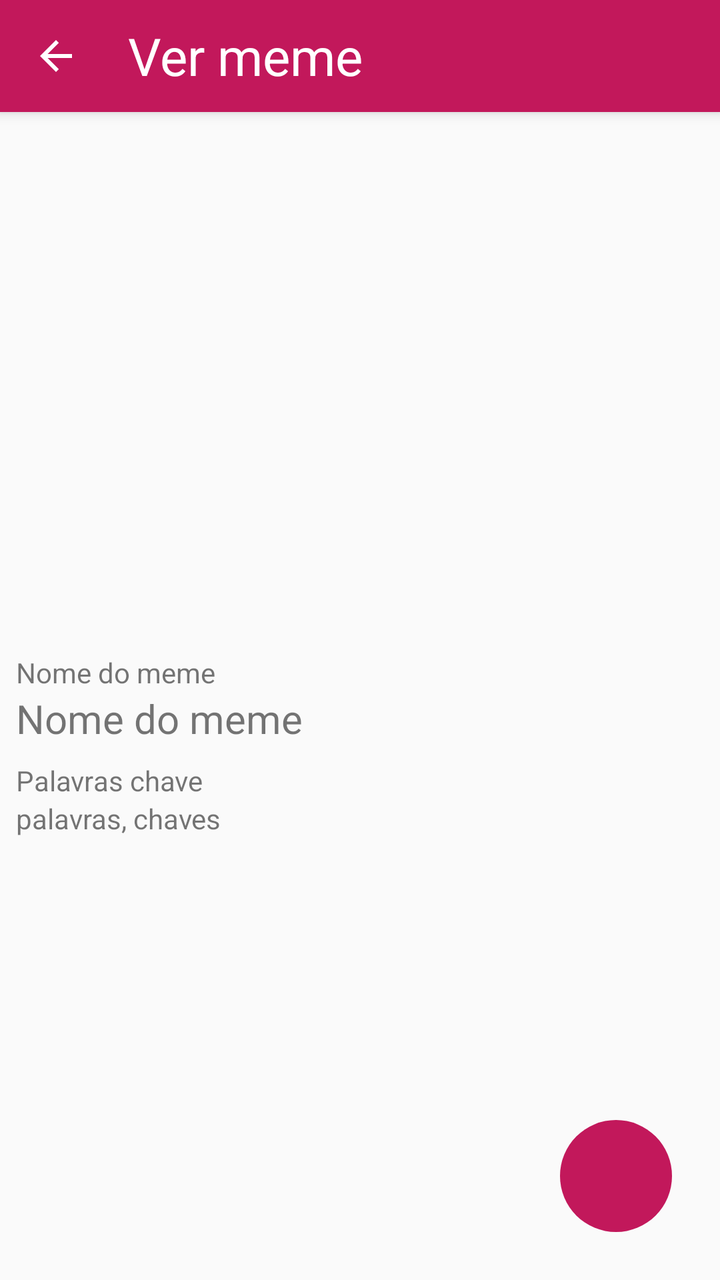
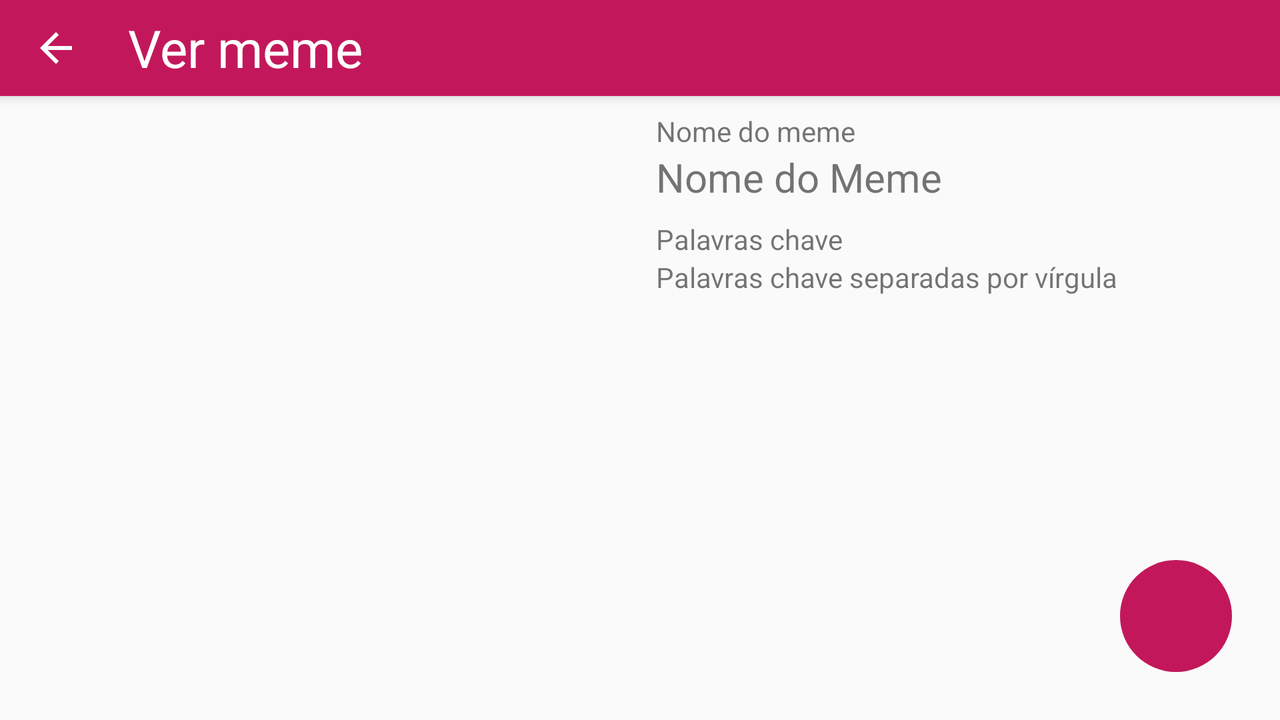

An Android layout and its configuration variant, each rendered on a device that would load it. The default file and the variant file are quoted in full after the pictures.
<!-- AndroidManifest.xml: application theme AppTheme -->
<!-- res/layout/activity_details.xml -->
<?xml version="1.0" encoding="utf-8"?>
<android.support.design.widget.CoordinatorLayout xmlns:android="http://schemas.android.com/apk/res/android"
    xmlns:app="http://schemas.android.com/apk/res-auto"
    xmlns:tools="http://schemas.android.com/tools"
    android:layout_width="match_parent"
    android:layout_height="match_parent"
    tools:context=".ui.EditActivity">

    <android.support.design.widget.AppBarLayout
        android:layout_width="match_parent"
        android:layout_height="wrap_content"
        android:animateLayoutChanges="true"
        android:elevation="@dimen/menu_elevation"
        android:fitsSystemWindows="true">

        <android.support.v7.widget.Toolbar
            android:id="@+id/search_toolbar"
            android:layout_width="match_parent"
            android:layout_height="?actionBarSize"
            android:background="@color/colorSharePrimary"
            android:visibility="visible">

            <android.support.constraint.ConstraintLayout
                android:layout_width="match_parent"
                android:layout_height="match_parent">

                <ImageView
                    android:id="@+id/menu_back"
                    android:layout_width="wrap_content"
                    android:layout_height="match_parent"
                    android:contentDescription="@string/back"
                    android:src="@drawable/ic_arrow_24dp"
                    app:layout_constraintStart_toStartOf="parent" />

                <TextView
                    android:layout_width="wrap_content"
                    android:layout_height="match_parent"
                    android:layout_marginStart="@dimen/menu_margin"
                    android:gravity="center_vertical"
                    android:text="@string/see_meme"
                    android:textColor="@android:color/white"
                    android:textSize="26sp"
                    app:layout_constraintStart_toEndOf="@+id/menu_back" />


                <ImageView
                    android:id="@+id/button_edit"
                    android:layout_width="wrap_content"
                    android:layout_height="match_parent"
                    android:layout_marginEnd="@dimen/menu_margin_end"
                    android:contentDescription="@string/edit"
                    android:src="@drawable/ic_edit"
                    app:layout_constraintEnd_toEndOf="parent" />


            </android.support.constraint.ConstraintLayout>

        </android.support.v7.widget.Toolbar>

    </android.support.design.widget.AppBarLayout>


        <android.support.constraint.ConstraintLayout
            android:layout_width="match_parent"
            android:layout_height="match_parent"
            app:layout_behavior="@string/appbar_scrolling_view_behavior">


            <ImageView
                android:id="@+id/image_meme"
                android:layout_width="match_parent"
                android:layout_height="0dp"
                android:layout_marginStart="@dimen/normal_pad"
                android:layout_marginTop="@dimen/normal_pad"
                android:layout_marginEnd="@dimen/normal_pad"
                android:layout_marginBottom="@dimen/normal_pad"
                android:contentDescription="@string/meme_image"
                android:scaleType="fitCenter"
                app:layout_constraintBottom_toTopOf="@+id/guideline3"
                app:layout_constraintEnd_toEndOf="parent"
                app:layout_constraintHorizontal_bias="0.0"
                app:layout_constraintStart_toStartOf="parent"
                app:layout_constraintTop_toTopOf="parent"
                app:layout_constraintVertical_bias="0.0" />


            <TextView
                android:id="@+id/textView_name"
                android:layout_width="match_parent"
                android:layout_height="wrap_content"
                android:layout_marginStart="8dp"
                android:layout_marginEnd="8dp"
                android:maxLines="1"
                android:textSize="@dimen/meme_name_font_size"
                app:layout_constraintEnd_toEndOf="parent"
                app:layout_constraintHorizontal_bias="1.0"
                app:layout_constraintStart_toStartOf="parent"
                app:layout_constraintTop_toBottomOf="@+id/textView3"
                tools:text="Nome do meme" />

            <TextView
                android:id="@+id/textView_tags"
                android:layout_width="0dp"
                android:layout_height="wrap_content"
                android:maxLines="3"
                app:layout_constraintEnd_toEndOf="@+id/textView_name"
                app:layout_constraintHorizontal_bias="1.0"
                app:layout_constraintStart_toStartOf="@+id/textView_name"
                app:layout_constraintTop_toBottomOf="@+id/textView4"
                tools:text="palavras, chaves" />

            <android.support.v7.widget.RecyclerView
                android:id="@+id/recyclerView_groups"
                android:layout_width="match_parent"
                android:layout_height="wrap_content"
                android:layout_margin="@dimen/normal_pad"
                android:layout_marginTop="@dimen/normal_pad"
                android:layout_marginEnd="@dimen/normal_pad"
                android:layout_marginBottom="@dimen/normal_pad"
                android:foregroundGravity="top"
                app:layout_constraintBottom_toBottomOf="parent"
                app:layout_constraintEnd_toEndOf="@+id/textView_tags"
                app:layout_constraintHorizontal_bias="0.0"
                app:layout_constraintStart_toStartOf="@+id/textView_tags"
                app:layout_constraintTop_toBottomOf="@+id/textView_tags"
                app:layout_constraintVertical_bias="0.0" />

            <android.support.constraint.Guideline
                android:id="@+id/guideline3"
                android:layout_width="wrap_content"
                android:layout_height="wrap_content"
                android:orientation="horizontal"
                app:layout_constraintGuide_percent=".45" />

            <ImageButton
                android:id="@+id/button_share"
                android:layout_width="@dimen/fab_size"
                android:layout_height="@dimen/fab_size"
                android:layout_marginEnd="@dimen/fab_margin"
                android:layout_marginBottom="@dimen/fab_margin"
                android:background="@drawable/button_share"
                android:contentDescription="@string/share"
                android:src="@drawable/ic_share"
                app:layout_constraintBottom_toBottomOf="parent"
                app:layout_constraintEnd_toEndOf="parent" />

            <TextView
                android:id="@+id/textView3"
                android:layout_width="0dp"
                android:layout_height="wrap_content"
                android:layout_marginStart="8dp"
                android:layout_marginTop="8dp"
                android:layout_marginEnd="8dp"
                android:text="@string/meme_name"
                app:layout_constraintEnd_toEndOf="parent"
                app:layout_constraintStart_toStartOf="parent"
                app:layout_constraintTop_toTopOf="@+id/guideline3" />

            <TextView
                android:id="@+id/textView4"
                android:layout_width="0dp"
                android:layout_height="wrap_content"
                android:layout_marginTop="8dp"
                android:text="@string/tags_labrl"
                app:layout_constraintEnd_toEndOf="@+id/textView_name"
                app:layout_constraintStart_toStartOf="@+id/textView_name"
                app:layout_constraintTop_toBottomOf="@+id/textView_name" />

        </android.support.constraint.ConstraintLayout>

</android.support.design.widget.CoordinatorLayout>
<!-- resources referenced by this layout -->
<resources>
  <color name="colorSharePrimary">#c2185b</color>
  <dimen name="fab_margin">24dp</dimen>
  <dimen name="fab_size">56dp</dimen>
  <dimen name="meme_name_font_size">20sp</dimen>
  <dimen name="menu_elevation">4dp</dimen>
  <dimen name="menu_margin">24dp</dimen>
  <dimen name="menu_margin_end">16dp</dimen>
  <dimen name="normal_pad">8dp</dimen>
  <!-- drawable button_share (drawable) -->
  <?xml version="1.0" encoding="utf-8"?>
  <selector xmlns:android="http://schemas.android.com/apk/res/android">
      <item android:state_pressed="true">
          <shape
              android:shape="oval">
              <solid android:color="@color/colorShareDark" />
          </shape>
      </item>
      <item>
          <shape
              android:shape="oval">
              <solid android:color="@color/colorSharePrimary" />
          </shape>
      </item>
  </selector>
  <!-- drawable ic_arrow_24dp (drawable) -->
  <vector android:height="24dp" android:tint="#FFFFFF"
      android:viewportHeight="24.0" android:viewportWidth="24.0"
      android:width="24dp" xmlns:android="http://schemas.android.com/apk/res/android">
      <path android:fillColor="@color/icon" android:pathData="M20,11H7.83l5.59,-5.59L12,4l-8,8 8,8 1.41,-1.41L7.83,13H20v-2z"/>
  </vector>
  <string name="back">Voltar</string>
  <string name="edit">Editar</string>
  <string name="meme_image">Imagem do meme</string>
  <string name="meme_name">Nome do meme</string>
  <string name="see_meme">Ver meme</string>
  <string name="share">Compartilhar</string>
  <string name="tags_labrl">Palavras chave</string>
  <style name="AppTheme" parent="Theme.AppCompat.Light.NoActionBar">
          
          <item name="colorPrimary">@color/colorPrimary</item>
          <item name="colorPrimaryDark">@color/colorPrimaryDark</item>
          <item name="colorAccent">@color/colorAccent</item>
          <item name="actionOverflowButtonStyle">@style/MyOverflowButtonStyle</item>
      </style>
  <color name="colorShareDark">#880e4f</color>
  <color name="icon">#ffffff</color>
  <color name="colorPrimary">#ff8a65</color>
  <color name="colorPrimaryDark">#e47451</color>
  <color name="colorAccent">#1976d2</color>
  <style name="MyOverflowButtonStyle" parent="Widget.AppCompat.ActionButton.Overflow">
          <item name="android:tint">@color/icon</item>
      </style>
</resources>
<!-- res/layout-land/activity_details.xml (the repository's variant of the layout above) -->
<!-- drawn on the phone turned sideways -->
<?xml version="1.0" encoding="utf-8"?>
<android.support.design.widget.CoordinatorLayout xmlns:android="http://schemas.android.com/apk/res/android"
    xmlns:app="http://schemas.android.com/apk/res-auto"
    xmlns:tools="http://schemas.android.com/tools"
    android:layout_width="match_parent"
    android:layout_height="match_parent"
    tools:context=".ui.EditActivity">

    <android.support.design.widget.AppBarLayout
        android:layout_width="match_parent"
        android:layout_height="wrap_content"
        android:animateLayoutChanges="true"
        android:elevation="@dimen/menu_elevation"
        android:fitsSystemWindows="true">

        <android.support.v7.widget.Toolbar
            android:id="@+id/search_toolbar"
            android:layout_width="match_parent"
            android:layout_height="?actionBarSize"
            android:background="@color/colorSharePrimary"
            android:visibility="visible">

            <android.support.constraint.ConstraintLayout
                android:layout_width="match_parent"
                android:layout_height="match_parent">

                <ImageView
                    android:id="@+id/menu_back"
                    android:layout_width="wrap_content"
                    android:layout_height="match_parent"
                    android:contentDescription="@string/back"
                    android:src="@drawable/ic_arrow_24dp"
                    app:layout_constraintStart_toStartOf="parent" />

                <TextView
                    android:layout_width="wrap_content"
                    android:layout_height="match_parent"
                    android:layout_marginStart="@dimen/menu_margin"
                    android:gravity="center_vertical"
                    android:text="@string/see_meme"
                    android:textColor="@android:color/white"
                    android:textSize="26sp"
                    app:layout_constraintStart_toEndOf="@+id/menu_back" />


                <ImageView
                    android:id="@+id/button_edit"
                    android:layout_width="wrap_content"
                    android:layout_height="match_parent"
                    android:layout_marginEnd="@dimen/menu_margin_end"
                    android:contentDescription="@string/edit"
                    android:src="@drawable/ic_edit"
                    app:layout_constraintEnd_toEndOf="parent" />


            </android.support.constraint.ConstraintLayout>

        </android.support.v7.widget.Toolbar>

    </android.support.design.widget.AppBarLayout>




    <android.support.constraint.ConstraintLayout
        android:layout_width="match_parent"
        android:layout_height="match_parent"
        app:layout_behavior="@string/appbar_scrolling_view_behavior">

        <ImageView
            android:id="@+id/image_meme"
            android:layout_width="0dp"
            android:layout_height="0dp"
            android:layout_marginStart="@dimen/normal_pad"
            android:layout_marginTop="@dimen/normal_pad"
            android:layout_marginEnd="@dimen/normal_pad"
            android:layout_marginBottom="@dimen/normal_pad"
            android:contentDescription="@string/meme_image"
            android:scaleType="fitCenter"
            app:layout_constraintBottom_toBottomOf="parent"
            app:layout_constraintEnd_toStartOf="@+id/guideline2"
            app:layout_constraintStart_toStartOf="parent"
            app:layout_constraintTop_toTopOf="parent" />



        <android.support.constraint.Guideline
            android:id="@+id/guideline2"
            android:layout_width="wrap_content"
            android:layout_height="wrap_content"
            android:orientation="vertical"
            app:layout_constraintEnd_toEndOf="parent"
            app:layout_constraintGuide_percent=".5"
            app:layout_constraintStart_toStartOf="parent" />

        <TextView
            android:id="@+id/textView"
            android:layout_width="0dp"
            android:layout_height="wrap_content"
            android:layout_marginStart="@dimen/normal_pad"
            android:layout_marginTop="@dimen/normal_pad"
            android:layout_marginEnd="@dimen/normal_pad"
            android:text="@string/meme_name"
            app:layout_constraintEnd_toEndOf="parent"
            app:layout_constraintStart_toStartOf="@+id/guideline2"
            app:layout_constraintTop_toTopOf="parent" />

        <TextView
            android:id="@+id/textView_name"
            android:layout_width="0dp"
            android:layout_height="wrap_content"
            android:layout_marginStart="@dimen/normal_pad"
            android:layout_marginEnd="@dimen/normal_pad"
            android:maxLines="1"
            android:textAlignment="textStart"
            android:textSize="@dimen/meme_name_font_size"
            app:layout_constraintEnd_toEndOf="parent"
            app:layout_constraintHorizontal_bias="1.0"
            app:layout_constraintStart_toStartOf="@+id/guideline2"
            app:layout_constraintTop_toBottomOf="@+id/textView"
            tools:text="Nome do Meme" />

        <TextView
            android:id="@+id/textView_tags"
            android:layout_width="0dp"
            android:layout_height="wrap_content"
            android:layout_marginStart="@dimen/normal_pad"
            android:layout_marginEnd="@dimen/normal_pad"
            android:maxLines="3"
            android:textAlignment="textStart"
            app:layout_constraintEnd_toEndOf="parent"
            app:layout_constraintHorizontal_bias="0.0"
            app:layout_constraintStart_toStartOf="@+id/guideline2"
            app:layout_constraintTop_toBottomOf="@+id/textView2"
            tools:text="@string/tags_hint" />

        <android.support.v7.widget.RecyclerView
            android:id="@+id/recyclerView_groups"
            android:layout_width="0dp"
            android:layout_height="wrap_content"
            android:layout_margin="@dimen/normal_pad"
            android:layout_marginStart="@dimen/normal_pad"
            android:layout_marginTop="@dimen/normal_pad"
            android:layout_marginEnd="@dimen/normal_pad"
            android:layout_marginBottom="@dimen/normal_pad"
            android:foregroundGravity="top"
            app:layout_constraintBottom_toBottomOf="parent"
            app:layout_constraintEnd_toEndOf="parent"
            app:layout_constraintStart_toStartOf="@+id/guideline2"
            app:layout_constraintTop_toBottomOf="@+id/textView_tags"
            app:layout_constraintVertical_bias="0.0" />

        <TextView
            android:id="@+id/textView2"
            android:layout_width="0dp"
            android:layout_height="wrap_content"
            android:layout_marginStart="@dimen/normal_pad"
            android:layout_marginTop="@dimen/normal_pad"
            android:layout_marginEnd="@dimen/normal_pad"
            android:text="@string/tags_labrl"
            app:layout_constraintEnd_toEndOf="parent"
            app:layout_constraintStart_toStartOf="@+id/guideline2"
            app:layout_constraintTop_toBottomOf="@+id/textView_name" />

        <ImageButton
            android:id="@+id/button_share"
            android:layout_width="@dimen/fab_size"
            android:layout_height="@dimen/fab_size"
            android:layout_marginEnd="@dimen/fab_margin"
            android:layout_marginBottom="@dimen/fab_margin"
            android:background="@drawable/button_share"
            android:contentDescription="@string/share"
            android:src="@drawable/ic_share"
            app:layout_constraintBottom_toBottomOf="parent"
            app:layout_constraintEnd_toEndOf="parent" />

    </android.support.constraint.ConstraintLayout>


</android.support.design.widget.CoordinatorLayout>
<!-- resources referenced by the variant -->
<!-- as the phone turned sideways resolves them -->
<resources>
  <color name="colorSharePrimary">#c2185b</color>
  <dimen name="fab_margin">24dp</dimen>
  <dimen name="fab_size">56dp</dimen>
  <dimen name="meme_name_font_size">20sp</dimen>
  <dimen name="menu_elevation">4dp</dimen>
  <dimen name="menu_margin">24dp</dimen>
  <dimen name="menu_margin_end">16dp</dimen>
  <dimen name="normal_pad">8dp</dimen>
  <!-- drawable button_share (drawable) -->
  <?xml version="1.0" encoding="utf-8"?>
  <selector xmlns:android="http://schemas.android.com/apk/res/android">
      <item android:state_pressed="true">
          <shape
              android:shape="oval">
              <solid android:color="@color/colorShareDark" />
          </shape>
      </item>
      <item>
          <shape
              android:shape="oval">
              <solid android:color="@color/colorSharePrimary" />
          </shape>
      </item>
  </selector>
  <!-- drawable ic_arrow_24dp (drawable) -->
  <vector android:height="24dp" android:tint="#FFFFFF"
      android:viewportHeight="24.0" android:viewportWidth="24.0"
      android:width="24dp" xmlns:android="http://schemas.android.com/apk/res/android">
      <path android:fillColor="@color/icon" android:pathData="M20,11H7.83l5.59,-5.59L12,4l-8,8 8,8 1.41,-1.41L7.83,13H20v-2z"/>
  </vector>
  <string name="back">Voltar</string>
  <string name="edit">Editar</string>
  <string name="meme_image">Imagem do meme</string>
  <string name="meme_name">Nome do meme</string>
  <string name="see_meme">Ver meme</string>
  <string name="share">Compartilhar</string>
  <string name="tags_hint">Palavras chave separadas por vírgula</string>
  <string name="tags_labrl">Palavras chave</string>
  <style name="AppTheme" parent="Theme.AppCompat.Light.NoActionBar">
          
          <item name="colorPrimary">@color/colorPrimary</item>
          <item name="colorPrimaryDark">@color/colorPrimaryDark</item>
          <item name="colorAccent">@color/colorAccent</item>
          <item name="actionOverflowButtonStyle">@style/MyOverflowButtonStyle</item>
      </style>
  <color name="colorShareDark">#880e4f</color>
  <color name="icon">#ffffff</color>
  <color name="colorPrimary">#ff8a65</color>
  <color name="colorPrimaryDark">#e47451</color>
  <color name="colorAccent">#1976d2</color>
  <style name="MyOverflowButtonStyle" parent="Widget.AppCompat.ActionButton.Overflow">
          <item name="android:tint">@color/icon</item>
      </style>
</resources>
